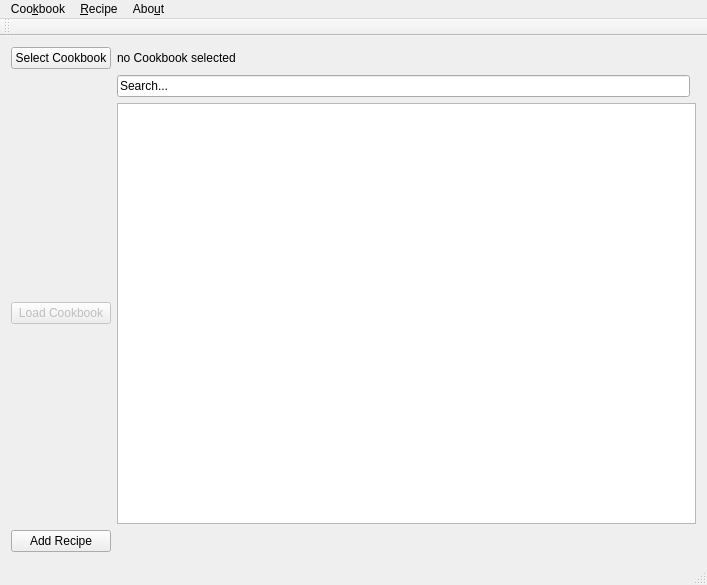
<?xml version="1.0" encoding="UTF-8"?>
<ui version="4.0">
 <class>MainWindow</class>
 <widget class="QMainWindow" name="MainWindow">
  <property name="geometry">
   <rect>
    <x>0</x>
    <y>0</y>
    <width>707</width>
    <height>585</height>
   </rect>
  </property>
  <property name="windowTitle">
   <string>myCookbook</string>
  </property>
  <property name="windowIcon">
   <iconset>
    <normaloff>../ressources/icon.png</normaloff>../ressources/icon.png</iconset>
  </property>
  <widget class="QWidget" name="centralWidget">
   <layout class="QGridLayout" name="gridLayout">
    <item row="2" column="1">
     <widget class="QPushButton" name="buttonLoadCookbook">
      <property name="enabled">
       <bool>false</bool>
      </property>
      <property name="text">
       <string>Load Cookbook</string>
      </property>
     </widget>
    </item>
    <item row="0" column="1">
     <widget class="QPushButton" name="buttonSelectCookbook">
      <property name="text">
       <string>Select Cookbook</string>
      </property>
     </widget>
    </item>
    <item row="3" column="1">
     <widget class="QPushButton" name="buttonAddRecipe">
      <property name="text">
       <string>Add Recipe</string>
      </property>
     </widget>
    </item>
    <item row="0" column="3">
     <widget class="QLabel" name="labelCurrentCookBook">
      <property name="text">
       <string>no Cookbook selected</string>
      </property>
     </widget>
    </item>
    <item row="2" column="3" colspan="2">
     <widget class="QTableView" name="tableRecipes">
      <property name="editTriggers">
       <set>QAbstractItemView::NoEditTriggers</set>
      </property>
     </widget>
    </item>
    <item row="1" column="3">
     <widget class="QLineEdit" name="lineEdit">
      <property name="text">
       <string>Search...</string>
      </property>
     </widget>
    </item>
   </layout>
  </widget>
  <widget class="QMenuBar" name="menuBar">
   <property name="geometry">
    <rect>
     <x>0</x>
     <y>0</y>
     <width>707</width>
     <height>20</height>
    </rect>
   </property>
   <widget class="QMenu" name="menuFile">
    <property name="title">
     <string>Coo&amp;kbook</string>
    </property>
    <addaction name="actionNewCB"/>
    <addaction name="actionSelectCB"/>
    <addaction name="separator"/>
    <addaction name="actionExit"/>
    <addaction name="separator"/>
    <addaction name="actionCreateDummyCB"/>
   </widget>
   <widget class="QMenu" name="menuRecipe">
    <property name="title">
     <string>&amp;Recipe</string>
    </property>
    <addaction name="actionAddRecipe"/>
    <addaction name="actionEditRecipe"/>
    <addaction name="actionRemoveRecipe"/>
    <addaction name="separator"/>
    <addaction name="actionAddDummyRecipe"/>
   </widget>
   <widget class="QMenu" name="menuAbout">
    <property name="title">
     <string>Abo&amp;ut</string>
    </property>
    <addaction name="actionAbout"/>
   </widget>
   <addaction name="menuFile"/>
   <addaction name="menuRecipe"/>
   <addaction name="menuAbout"/>
  </widget>
  <widget class="QToolBar" name="mainToolBar">
   <attribute name="toolBarArea">
    <enum>TopToolBarArea</enum>
   </attribute>
   <attribute name="toolBarBreak">
    <bool>false</bool>
   </attribute>
  </widget>
  <widget class="QStatusBar" name="statusBar"/>
  <action name="actionExit">
   <property name="text">
    <string>&amp;Exit</string>
   </property>
  </action>
  <action name="actionNewCB">
   <property name="text">
    <string>&amp;New Cookbook</string>
   </property>
  </action>
  <action name="actionSelectCB">
   <property name="text">
    <string>&amp;Open Cookbook</string>
   </property>
  </action>
  <action name="actionAddRecipe">
   <property name="text">
    <string>Add Recipe</string>
   </property>
  </action>
  <action name="actionRemoveRecipe">
   <property name="text">
    <string>Remove Recipe</string>
   </property>
  </action>
  <action name="actionEditRecipe">
   <property name="text">
    <string>Edit Recipe</string>
   </property>
  </action>
  <action name="actionAbout">
   <property name="text">
    <string>About recpp</string>
   </property>
  </action>
  <action name="actionCreateDummyCB">
   <property name="text">
    <string>Create Dummy Cookbook</string>
   </property>
  </action>
  <action name="actionAddDummyRecipe">
   <property name="text">
    <string>Add Dummy Recipe</string>
   </property>
  </action>
 </widget>
 <layoutdefault spacing="6" margin="11"/>
 <resources/>
 <connections/>
</ui>
